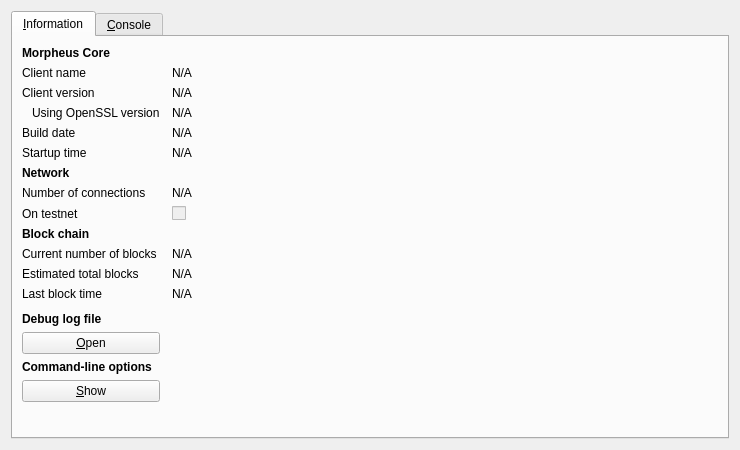
<?xml version="1.0" encoding="UTF-8"?>
<ui version="4.0">
 <class>RPCConsole</class>
 <widget class="QDialog" name="RPCConsole">
  <property name="geometry">
   <rect>
    <x>0</x>
    <y>0</y>
    <width>740</width>
    <height>450</height>
   </rect>
  </property>
  <property name="windowTitle">
   <string>Morpheus - Debug window</string>
  </property>
  <layout class="QVBoxLayout" name="verticalLayout_2">
   <item>
    <widget class="QTabWidget" name="tabWidget">
     <property name="currentIndex">
      <number>0</number>
     </property>
     <widget class="QWidget" name="tab_info">
      <attribute name="title">
       <string>&amp;Information</string>
      </attribute>
      <layout class="QGridLayout" name="gridLayout" columnstretch="0,1">
       <property name="horizontalSpacing">
        <number>12</number>
       </property>
       <item row="0" column="0">
        <widget class="QLabel" name="label_9">
         <property name="font">
          <font>
           <weight>75</weight>
           <bold>true</bold>
          </font>
         </property>
         <property name="text">
          <string>Morpheus Core</string>
         </property>
        </widget>
       </item>
       <item row="1" column="0">
        <widget class="QLabel" name="label_5">
         <property name="text">
          <string>Client name</string>
         </property>
        </widget>
       </item>
       <item row="1" column="1">
        <widget class="QLabel" name="clientName">
         <property name="cursor">
          <cursorShape>IBeamCursor</cursorShape>
         </property>
         <property name="text">
          <string>N/A</string>
         </property>
         <property name="textFormat">
          <enum>Qt::PlainText</enum>
         </property>
         <property name="textInteractionFlags">
          <set>Qt::LinksAccessibleByMouse|Qt::TextSelectableByKeyboard|Qt::TextSelectableByMouse</set>
         </property>
        </widget>
       </item>
       <item row="2" column="0">
        <widget class="QLabel" name="label_6">
         <property name="text">
          <string>Client version</string>
         </property>
        </widget>
       </item>
       <item row="2" column="1">
        <widget class="QLabel" name="clientVersion">
         <property name="cursor">
          <cursorShape>IBeamCursor</cursorShape>
         </property>
         <property name="text">
          <string>N/A</string>
         </property>
         <property name="textFormat">
          <enum>Qt::PlainText</enum>
         </property>
         <property name="textInteractionFlags">
          <set>Qt::LinksAccessibleByMouse|Qt::TextSelectableByKeyboard|Qt::TextSelectableByMouse</set>
         </property>
        </widget>
       </item>
       <item row="3" column="0">
        <widget class="QLabel" name="label_14">
         <property name="text">
          <string>Using OpenSSL version</string>
         </property>
         <property name="indent">
          <number>10</number>
         </property>
        </widget>
       </item>
       <item row="3" column="1">
        <widget class="QLabel" name="openSSLVersion">
         <property name="cursor">
          <cursorShape>IBeamCursor</cursorShape>
         </property>
         <property name="text">
          <string>N/A</string>
         </property>
         <property name="textFormat">
          <enum>Qt::PlainText</enum>
         </property>
         <property name="textInteractionFlags">
          <set>Qt::LinksAccessibleByMouse|Qt::TextSelectableByKeyboard|Qt::TextSelectableByMouse</set>
         </property>
        </widget>
       </item>
       <item row="4" column="0">
        <widget class="QLabel" name="label_12">
         <property name="text">
          <string>Build date</string>
         </property>
        </widget>
       </item>
       <item row="4" column="1">
        <widget class="QLabel" name="buildDate">
         <property name="cursor">
          <cursorShape>IBeamCursor</cursorShape>
         </property>
         <property name="text">
          <string>N/A</string>
         </property>
         <property name="textFormat">
          <enum>Qt::PlainText</enum>
         </property>
         <property name="textInteractionFlags">
          <set>Qt::LinksAccessibleByMouse|Qt::TextSelectableByKeyboard|Qt::TextSelectableByMouse</set>
         </property>
        </widget>
       </item>
       <item row="5" column="0">
        <widget class="QLabel" name="label_13">
         <property name="text">
          <string>Startup time</string>
         </property>
        </widget>
       </item>
       <item row="5" column="1">
        <widget class="QLabel" name="startupTime">
         <property name="cursor">
          <cursorShape>IBeamCursor</cursorShape>
         </property>
         <property name="text">
          <string>N/A</string>
         </property>
         <property name="textFormat">
          <enum>Qt::PlainText</enum>
         </property>
         <property name="textInteractionFlags">
          <set>Qt::LinksAccessibleByMouse|Qt::TextSelectableByKeyboard|Qt::TextSelectableByMouse</set>
         </property>
        </widget>
       </item>
       <item row="6" column="0">
        <widget class="QLabel" name="label_11">
         <property name="font">
          <font>
           <weight>75</weight>
           <bold>true</bold>
          </font>
         </property>
         <property name="text">
          <string>Network</string>
         </property>
        </widget>
       </item>
       <item row="7" column="0">
        <widget class="QLabel" name="label_7">
         <property name="text">
          <string>Number of connections</string>
         </property>
        </widget>
       </item>
       <item row="7" column="1">
        <widget class="QLabel" name="numberOfConnections">
         <property name="cursor">
          <cursorShape>IBeamCursor</cursorShape>
         </property>
         <property name="text">
          <string>N/A</string>
         </property>
         <property name="textFormat">
          <enum>Qt::PlainText</enum>
         </property>
         <property name="textInteractionFlags">
          <set>Qt::LinksAccessibleByMouse|Qt::TextSelectableByKeyboard|Qt::TextSelectableByMouse</set>
         </property>
        </widget>
       </item>
       <item row="8" column="0">
        <widget class="QLabel" name="label_8">
         <property name="text">
          <string>On testnet</string>
         </property>
        </widget>
       </item>
       <item row="8" column="1">
        <widget class="QCheckBox" name="isTestNet">
         <property name="enabled">
          <bool>false</bool>
         </property>
         <property name="text">
          <string/>
         </property>
        </widget>
       </item>
       <item row="9" column="0">
        <widget class="QLabel" name="label_10">
         <property name="font">
          <font>
           <weight>75</weight>
           <bold>true</bold>
          </font>
         </property>
         <property name="text">
          <string>Block chain</string>
         </property>
        </widget>
       </item>
       <item row="10" column="0">
        <widget class="QLabel" name="label_3">
         <property name="text">
          <string>Current number of blocks</string>
         </property>
        </widget>
       </item>
       <item row="10" column="1">
        <widget class="QLabel" name="numberOfBlocks">
         <property name="cursor">
          <cursorShape>IBeamCursor</cursorShape>
         </property>
         <property name="text">
          <string>N/A</string>
         </property>
         <property name="textFormat">
          <enum>Qt::PlainText</enum>
         </property>
         <property name="textInteractionFlags">
          <set>Qt::LinksAccessibleByMouse|Qt::TextSelectableByKeyboard|Qt::TextSelectableByMouse</set>
         </property>
        </widget>
       </item>
       <item row="11" column="0">
        <widget class="QLabel" name="label_4">
         <property name="text">
          <string>Estimated total blocks</string>
         </property>
        </widget>
       </item>
       <item row="11" column="1">
        <widget class="QLabel" name="totalBlocks">
         <property name="cursor">
          <cursorShape>IBeamCursor</cursorShape>
         </property>
         <property name="text">
          <string>N/A</string>
         </property>
         <property name="textFormat">
          <enum>Qt::PlainText</enum>
         </property>
         <property name="textInteractionFlags">
          <set>Qt::LinksAccessibleByMouse|Qt::TextSelectableByKeyboard|Qt::TextSelectableByMouse</set>
         </property>
        </widget>
       </item>
       <item row="12" column="0">
        <widget class="QLabel" name="label_2">
         <property name="text">
          <string>Last block time</string>
         </property>
        </widget>
       </item>
       <item row="12" column="1">
        <widget class="QLabel" name="lastBlockTime">
         <property name="cursor">
          <cursorShape>IBeamCursor</cursorShape>
         </property>
         <property name="text">
          <string>N/A</string>
         </property>
         <property name="textFormat">
          <enum>Qt::PlainText</enum>
         </property>
         <property name="textInteractionFlags">
          <set>Qt::LinksAccessibleByMouse|Qt::TextSelectableByKeyboard|Qt::TextSelectableByMouse</set>
         </property>
        </widget>
       </item>
       <item row="13" column="0">
        <spacer name="verticalSpacer_2">
         <property name="orientation">
          <enum>Qt::Vertical</enum>
         </property>
         <property name="sizeHint" stdset="0">
          <size>
           <width>20</width>
           <height>20</height>
          </size>
         </property>
        </spacer>
       </item>
       <item row="14" column="0">
        <widget class="QLabel" name="labelDebugLogfile">
         <property name="font">
          <font>
           <weight>75</weight>
           <bold>true</bold>
          </font>
         </property>
         <property name="text">
          <string>Debug log file</string>
         </property>
        </widget>
       </item>
       <item row="15" column="0">
        <widget class="QPushButton" name="openDebugLogfileButton">
         <property name="toolTip">
          <string>Open the Morpheus debug log file from the current data directory. This can take a few seconds for large log files.</string>
         </property>
         <property name="text">
          <string>&amp;Open</string>
         </property>
         <property name="autoDefault">
          <bool>false</bool>
         </property>
        </widget>
       </item>
       <item row="16" column="0">
        <widget class="QLabel" name="labelCLOptions">
         <property name="font">
          <font>
           <weight>75</weight>
           <bold>true</bold>
          </font>
         </property>
         <property name="text">
          <string>Command-line options</string>
         </property>
        </widget>
       </item>
       <item row="17" column="0">
        <widget class="QPushButton" name="showCLOptionsButton">
         <property name="toolTip">
          <string>Show the Morpheus-Qt help message to get a list with possible Morpheus command-line options.</string>
         </property>
         <property name="text">
          <string>&amp;Show</string>
         </property>
         <property name="autoDefault">
          <bool>false</bool>
         </property>
        </widget>
       </item>
       <item row="18" column="0">
        <spacer name="verticalSpacer">
         <property name="orientation">
          <enum>Qt::Vertical</enum>
         </property>
         <property name="sizeHint" stdset="0">
          <size>
           <width>20</width>
           <height>40</height>
          </size>
         </property>
        </spacer>
       </item>
      </layout>
     </widget>
     <widget class="QWidget" name="tab_console">
      <attribute name="title">
       <string>&amp;Console</string>
      </attribute>
      <layout class="QVBoxLayout" name="verticalLayout_3">
       <property name="spacing">
        <number>3</number>
       </property>
       <item>
        <widget class="QTextEdit" name="messagesWidget">
         <property name="minimumSize">
          <size>
           <width>0</width>
           <height>100</height>
          </size>
         </property>
         <property name="readOnly">
          <bool>true</bool>
         </property>
         <property name="tabKeyNavigation" stdset="0">
          <bool>false</bool>
         </property>
         <property name="columnCount" stdset="0">
          <number>2</number>
         </property>
        </widget>
       </item>
       <item>
        <layout class="QHBoxLayout" name="horizontalLayout">
         <property name="spacing">
          <number>3</number>
         </property>
         <item>
          <widget class="QLabel" name="label">
           <property name="text">
            <string notr="true">&gt;</string>
           </property>
          </widget>
         </item>
         <item>
          <widget class="QLineEdit" name="lineEdit"/>
         </item>
         <item>
          <widget class="QPushButton" name="clearButton">
           <property name="maximumSize">
            <size>
             <width>24</width>
             <height>24</height>
            </size>
           </property>
           <property name="toolTip">
            <string>Clear console</string>
           </property>
           <property name="text">
            <string/>
           </property>
           <property name="icon">
            <iconset resource="../bitcoin.qrc">
             <normaloff>:/icons/remove</normaloff>:/icons/remove</iconset>
           </property>
           <property name="shortcut">
            <string notr="true">Ctrl+L</string>
           </property>
           <property name="autoDefault">
            <bool>false</bool>
           </property>
          </widget>
         </item>
        </layout>
       </item>
      </layout>
     </widget>
    </widget>
   </item>
  </layout>
 </widget>
 <resources>
  <include location="../bitcoin.qrc"/>
 </resources>
 <connections/>
</ui>
